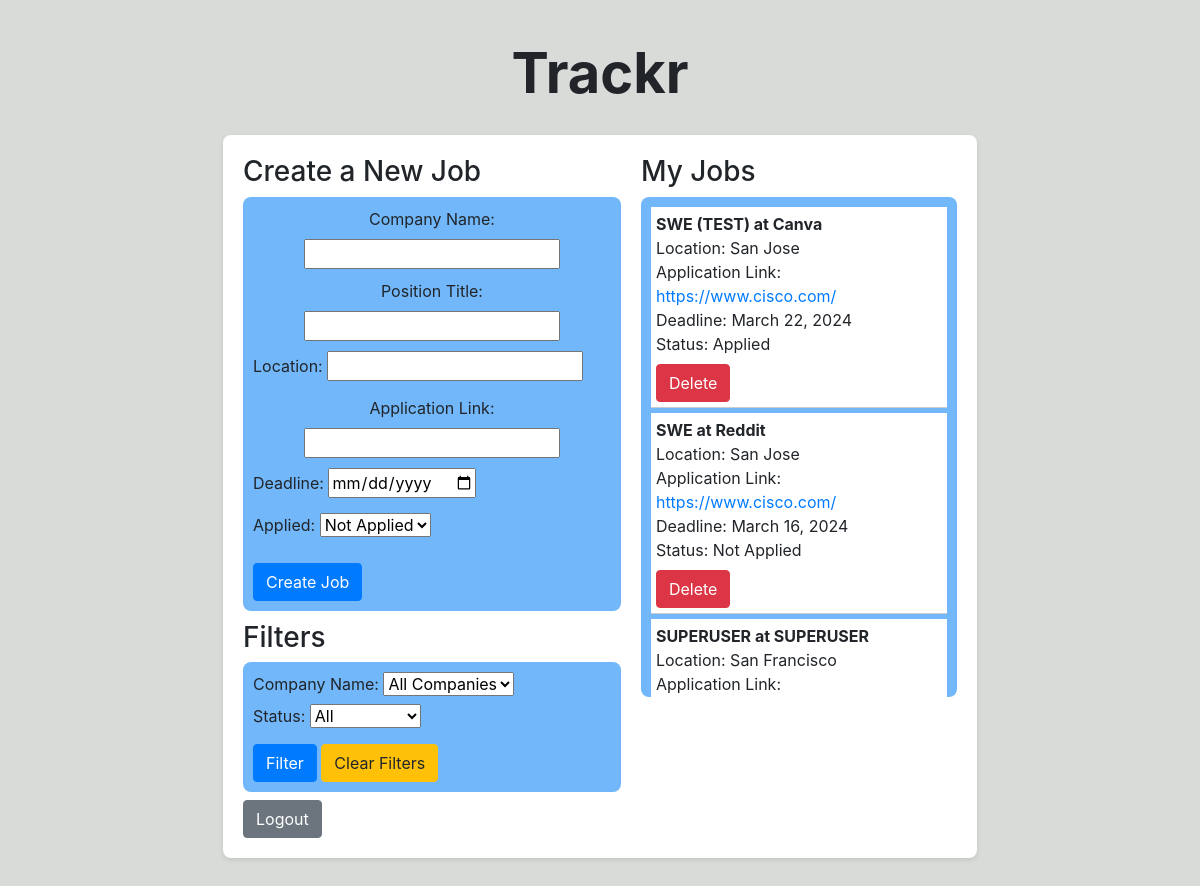
Page /tracker/ (signed in) on the committed database.
### trackr/models.py (models this page shows, shortened)
class Job(models.Model):
    user = models.ForeignKey(settings.AUTH_USER_MODEL, on_delete=models.CASCADE, related_name='jobs')
    company_name = models.CharField(max_length=100)
    position_title = models.CharField(max_length=100)
    location = models.CharField(max_length=100)
    application_link = models.URLField()
    deadline = models.DateField()
    STATUS_CHOICES = (
        ('applied', 'Applied'),
        ('not_applied', 'Not Applied'),
    )
    applied_status = models.BooleanField(default=False)
    def get_applied_status_display(self):
        return "Applied" if self.applied_status else "Not Applied"

### trackr/views.py (the view)
# urls.py: path('tracker/', tracker, name='tracker'),
@login_required
def tracker(request):
    jobs = Job.objects.filter(user=request.user)
    companies = jobs.values_list('company_name', flat=True).distinct().order_by('company_name')
    print("TRACKER JOB COUNT:  ", jobs.count())
    for job in jobs:
        print(f"Job ID: {job.id}, Title: {job.position_title}, Company: {job.company_name}, Applied: {job.applied_status}")
    return render(request, 'pages/tracker.html', {'jobs': jobs, 'companies': companies})

### trackr/templates/pages/tracker.html (shortened to what this page needs)
<!DOCTYPE html>
<html lang="en">
<head>
    {%load static %}
    <link rel="stylesheet" href="{% static 'tracker.css' %}">
    <link rel="stylesheet" href="https://stackpath.bootstrapcdn.com/bootstrap/4.3.1/css/bootstrap.min.css">
</head>
<body>
    <div class="container text-center">
        <h1 class="display-4 text-center font-weight-bold">Trackr</h1>
    </div>
    <div class="trackr-container">
        <div class="content-wrapper">
            <div class="job-and-filter-section">
                <section>
                    <h3>Create a New Job</h3>
                    <form id="jobForm" method="post" class="text-center">
                        <div class="form-group">
                            <label for="company_name">Company Name:</label>
                            <input type="text" id="company_name" name="company_name" required>
                        </div>
                        <div class="form-group">
                            <label for="position_title">Position Title:</label>
                            <input type="text" id="position_title" name="position_title" required>
                        </div>
                        <div class="form-group">
                            <label for="location">Location:</label>
                            <input type="text" id="location" name="location" required>
                        </div>
                        <div class="form-group">
                            <label for="application_link">Application Link:</label>
                            <input type="url" id="application_link" name="application_link" required>
                        </div>
                        <div class="form-group">
                            <label for="deadline">Deadline:</label>
                            <input type="date" id="deadline" name="deadline" required>
                        </div>
                        <div class="form-group">
                            <label for="applied_status">Applied:</label>
                            <select id="applied_status" name="applied_status" required>
                                <option value="False">Not Applied</option>
                            </select>
                        </div>
                        <button type="submit" class="btn btn-primary mt-2" onclick="submitJob(event)">Create Job</button>
                    </form>
                </section>
                <section>
                    <h3>Filters</h3>
                    <form id="filterForm">
                        <div class="filter-company-name-wrapper">
                            <label for="filterCompanyName">Company Name:</label>
                            <select id="filterCompanyName" name="company_name">
                                <option value="">All Companies</option>
                            </select>
                        </div>
                        <div class="filter-status-wrapper">
                            <label for="filterStatus">Status:</label>
                            <select id="filterStatus" name="applied_status">
                                <option value="">All</option>
                            </select>
                        </div>
                        <div class="filter-buttons-wrapper">
                            <button type="submit" class="btn btn-primary mt-2">Filter</button>
                            <button type="button" id="clearFilters" class="btn btn-warning mt-2">Clear Filters</button>
                        </div>
                    </form>
                </section>
            </div>
            <section>
                <h3>My Jobs</h3>
                <ul id="jobList">
                    {% for job in jobs %}
                    <li>
                        <strong>{{ job.position_title }} at {{ job.company_name }}</strong><br>
                        Location: {{ job.location }}<br>
                        Application Link: <a href="{{ job.application_link }}">{{ job.application_link }}</a><br>
                        Deadline: {{ job.deadline }}<br>
                        Status: {{ job.get_applied_status_display }}
                        <form action="{% url 'delete_job' job.id %}" method="post" onsubmit="return confirmDelete()">
                            <button type="submit" class="btn btn-danger mt-2">Delete</button>
                        </form>
                    </li>
                    {% endfor %}
                </ul>
            </section>
        </div>
        <form action="{% url 'logout' %}" method="post">
            <button type="submit" class="btn btn-secondary mt-2">Logout</button>
        </form>
    </div>
</body>
</html>

### trackr/static/tracker.css (style rules this page uses)
h1 { font-size: 50px; text-align: center; }
body { background-color: #D9DBD9 !important; color: #333; font-family: 'Segoe UI', Tahoma, Geneva, Verdana, sans-serif; margin: 0; padding: 20px; line-height: 1.6; }
.trackr-container { width: 65%; margin: 0 auto; background-color: #fff; padding: 20px; box-shadow: 0 2px 5px rgba(0, 0, 0, 0.1); border-radius: 8px; }
.container { max-width: 1200px; margin: auto; padding: 20px; }
.content-wrapper { display: flex; justify-content: space-between; align-items: flex-start; gap: 20px; }
.job-and-filter-section { display: flex; flex-direction: column; gap: 10px; }
#filterForm { flex: 1; display: flex; flex-direction: column; align-items: flex-start; background-color: #71B7FA; border-radius: 8px; padding: 10px; }
#jobForm { flex: 1; display: flex; flex-direction: column; align-items: flex-start; background-color: #71B7FA; border-radius: 8px; padding: 10px; }
#jobForm .form-group, #jobList > li { margin-bottom: 10px; }
#jobForm { width: auto; }
#jobList { flex: 2; background-color: #71B7FA; padding: 10px; max-height: 500px; overflow-y: auto; border-radius: 8px; }
#jobList > li { background-color: #fff; padding: 5px; list-style-type: none; border-bottom: 1px solid #ccc; margin-bottom: 5px; }

### rows in the picture
Job: position_title "SWE (TEST)", company_name "Canva", location "San Jose", application_link "https://www.cisco.com/", deadline "March 22, 2024", applied_status "Applied"
Job: position_title "SWE", company_name "Reddit", location "San Jose", application_link "https://www.cisco.com/", deadline "March 16, 2024", applied_status "Not Applied"
Job: position_title "SUPERUSER", company_name "SUPERUSER", location "San Francisco"
